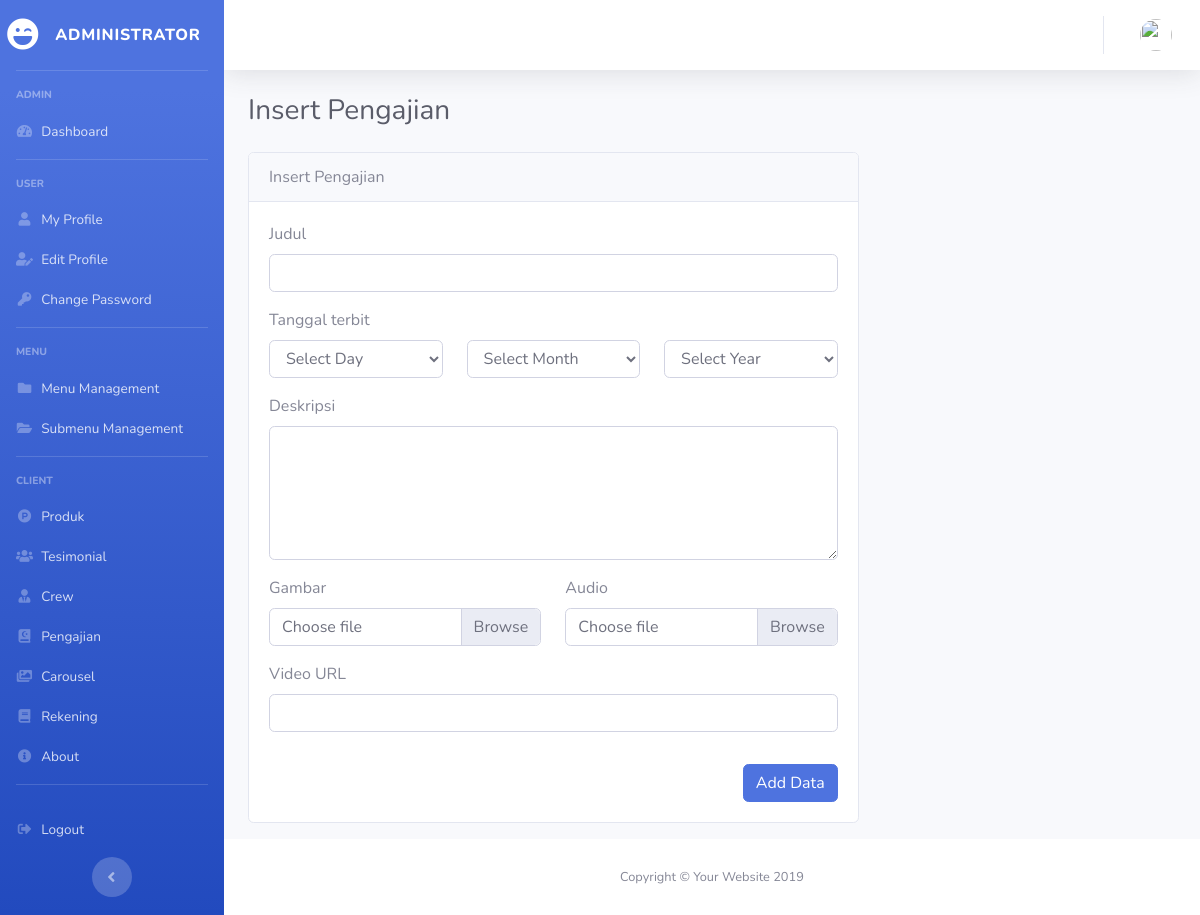
Screenshot of /pengajian/insert with the database file from the repository.
### tables this page shows
CREATE TABLE `user_menu` (
  `id` int(11) NOT NULL,
  `menu` varchar(128) NOT NULL
);

CREATE TABLE `sub_menu` (
  `id` int(11) NOT NULL,
  `judul` varchar(128) NOT NULL,
  `menu_id` int(11) NOT NULL,
  `url` varchar(128) NOT NULL,
  `icon` varchar(128) NOT NULL,
  `is_active` int(1) NOT NULL
);

### application/controllers/Pengajian.php (called while the page is built, shortened)
<?php
	class Pengajian extends CI_Controller {
		public function insert() {
			$data['judul'] = "Insert Pengajian";
			$data['user'] = $this->db->get_where('tb_user', ['email' => $this->session->userdata('email')])->row_array();
			$data['bulan'] = $this->db->get('tb_bulan')->result_array();
			$this->form_validation->set_rules('judul', 'Judul', 'required');
			$this->form_validation->set_rules('deskripsi', 'Deskripsi', 'required');
			$this->form_validation->set_rules('day', 'Tanggal terbit', 'required');
			$this->form_validation->set_rules('month', 'Tanggal terbit', 'required');
			$this->form_validation->set_rules('year', 'Tanggal terbit', 'required');
			if($this->form_validation->run() == FALSE) {
				$this->load->view('templates/admin_header', $data);
				$this->load->view('templates/admin_sidebar', $data);
				$this->load->view('templates/admin_topbar', $data);
				$this->load->view('pengajian/insert_pengajian', $data);
				$this->load->view('templates/admin_footer');
			}
		}
	}
 ?>

### index.php (called while the page is built, shortened)
<?php
require_once BASEPATH.'core/CodeIgniter.php';

### application/views/pengajian/insert_pengajian.php (the view, shortened to what this page needs)
     <div class="container-fluid">
       <h1 class="h3 mb-4 text-gray-800"><?php echo $judul; ?></h1>
<div class="row">
	<div class="col-md-8">
		<div class="card mb-3">
		  <div class="card-header">
		    Insert Pengajian
		  </div>
		  <div class="card-body">
		     <?php echo form_open_multipart('pengajian/insert');?>
				<div class="form-group">
					<label for="judul">Judul</label>
				    <input type="text" class="form-control" id="judul" name="judul" value="<?php echo set_value('judul'); ?>">
				 </div>
			  <div class="form-group">
				    <label>Tanggal terbit</label>
				    	<div class="row">
				    		<div class="col-md">
				    		 <select class="form-control" name="day">
				    		 	<option value="">Select Day</option>
						      </select>
				    		</div>
				    		<div class="col-md">
				    		 <select class="form-control" name="month">
				    		 	<option value="">Select Month</option>
						      </select>
				    		</div>
				    		<div class="col-md">
				    		 <select class="form-control" name="year">
				    		 	<option value="">Select Year</option>
						      </select>
				    		</div>
				    	</div>
				  </div>
				  <div class="form-group">
				     <label>Deskripsi</label>
					 <textarea class="form-control" name="deskripsi" id="deskripsi" rows="5"><?php echo set_value('deskripsi'); ?></textarea>
				  </div>
				  <div class="row">
				  	<div class="col-md">
				  		<label>Gambar</label>
						  <div class="custom-file">
							  <label class="custom-file-label" for="gambar">Choose file</label>
						</div>
				  	</div>
				  	<div class="col-md">
				  		<label>Audio</label>
						  <div class="custom-file">
							  <label class="custom-file-label" for="audio">Choose file</label>
						</div>
				  	</div>
				  </div>
				  <div class="form-group mt-3">
					  <label for="video">Video URL</label>
					    <input type="text" class="form-control" id="video" name="video" value="<?php echo set_value('video'); ?>">
				 </div>
		  		<button type="submit" class="btn btn-primary float-right mt-3">Add Data</button>
			</form>
		  </div>
		</div>
	</div>
</div>
     </div>
   </div>

### application/views/templates/admin_sidebar.php (shortened to what this page needs)
<div id="wrapper">
  <ul class="navbar-nav bg-gradient-primary sidebar sidebar-dark accordion" id="accordionSidebar">
    <a class="sidebar-brand d-flex align-items-center justify-content-center" href="index.html">
      <div class="sidebar-brand-icon">
        <i class="fas fa-laugh-wink"></i>
      </div>
      <div class="sidebar-brand-text mx-3">Administrator</div>
    </a>
    <hr class="sidebar-divider">
    <?php
        $queryMenu = "SELECT * FROM user_menu";
        $menu = $this->db->query($queryMenu)->result_array();
     ?>
     <?php foreach($menu as $m) : ?>
        <div class="sidebar-heading">
          <?php echo $m['menu']; ?>
        </div>
          <?php
              $menu_id = $m['id'];
              $querySubMenu = "SELECT `sub_menu`.*, `user_menu`.`menu`
                                 FROM `sub_menu` JOIN `user_menu`
                                 ON `sub_menu`.`menu_id` = `user_menu`.`id`
                                WHERE `sub_menu`.`menu_id` = $menu_id
                                AND `sub_menu`.`is_active` = 1";
              $subMenu = $this->db->query($querySubMenu)->result_array();
           ?>
           <?php foreach($subMenu as $sm) : ?>
            <?php if($judul == $sm['judul']) : ?>
              <li class="nav-item active">
            <?php else : ?>
              <li class="nav-item">
            <?php endif; ?>
              <a class="nav-link pb-0" href="<?php echo base_url() . $sm['url']; ?>">
                <i class="<?php echo $sm['icon']; ?>"></i>
                <span><?php echo $sm['judul']; ?></span></a>
            </li>
          <?php endforeach; ?>
              <hr class="sidebar-divider mt-3">
      <?php endforeach; ?>
    <li class="nav-item">
      <a class="nav-link" href="<?php echo base_url(); ?>auth/logout">
        <i class="fas fa-fw fa-sign-out-alt"></i>
        <span>Logout</span></a>
    </li>
    <div class="text-center d-none d-md-inline">
      <button class="rounded-circle border-0" id="sidebarToggle"></button>
    </div>
  </ul>

### rows the page displays
user_menu: menu "ADMIN"
sub_menu: judul "Dashboard"
user_menu: menu "USER"
sub_menu: judul "My Profile"
sub_menu: judul "Edit Profile"
sub_menu: judul "Change Password"
user_menu: menu "MENU"
sub_menu: judul "Menu Management"
sub_menu: judul "Submenu Management"
user_menu: menu "CLIENT"
sub_menu: judul "Produk"
sub_menu: judul "Tesimonial"
sub_menu: judul "Crew"
sub_menu: judul "Pengajian"
sub_menu: judul "Carousel"
sub_menu: judul "Rekening"
sub_menu: judul "About"

### other values shown
$judul "Insert Pengajian"
